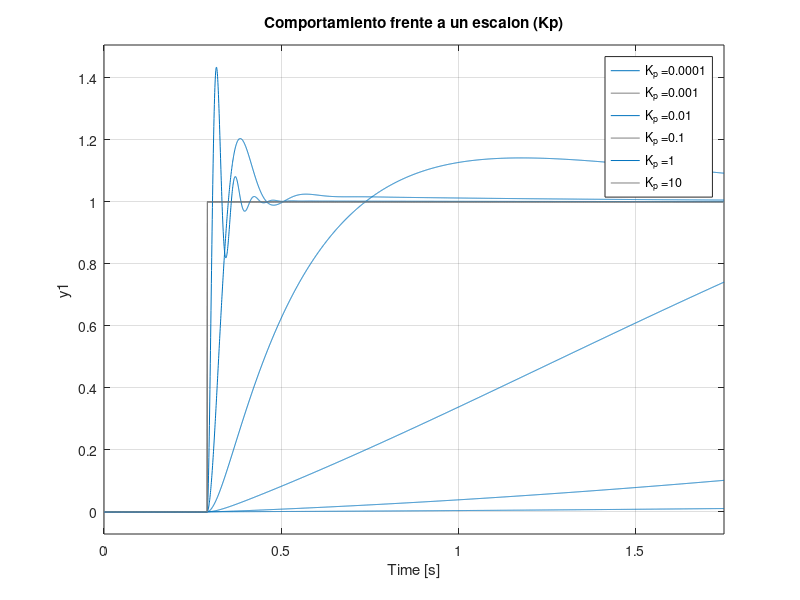
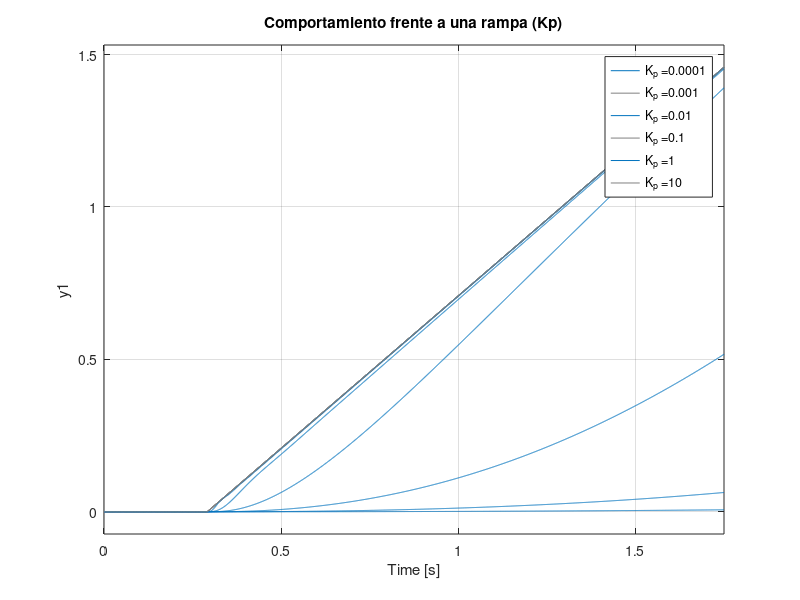
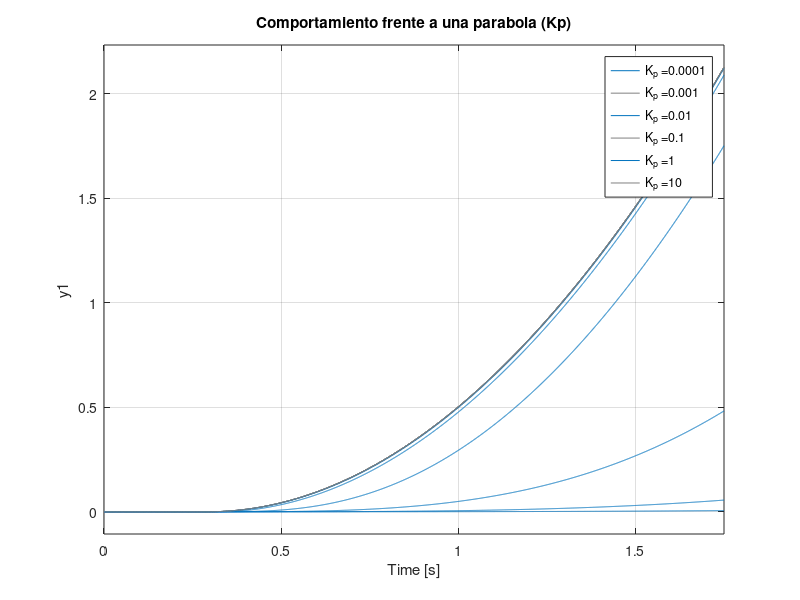
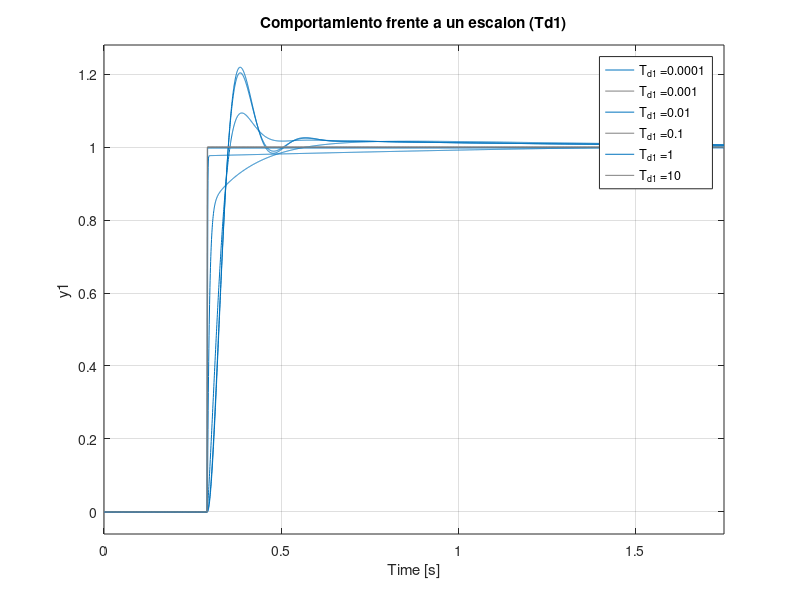

These figures' MATLAB source, in order: (Note: this script raises an error after producing the figures.)
clear all; clc; close all;

%% Initiation Parameters
K = 1500;
p = 35;

x = p.*(0:0.0005/p:0.05);

aux = -4:1:1;
auxTi = -1.5:0.5:1;
auxTd1 = -4:1:1;
auxTd2 = -4:1:1;

Kp = 10.^aux;
Ti = 10.^auxTi;
Td1 = 10.^auxTd1;
Td2 = 10.^auxTd2;

Kpfija = 1;
Td1fija = 0.001;
Td2fija = 0.001;
Tifija = 1;

%% Td1, Td2, Ti fijo
Td = Td1fija + Td2fija;

% Step
figure(1)
grid on;

Legend = cell(length(aux),1);

u = ones(1,length(x));
u(1:ceil(length(u)/6)) = 0;
t = x;

for i = 1:length(Kp)
    num = [K*Kp(i)*Td1fija K*Kp(i) K*Kp(i)/Tifija];
    den = [1 p+K*Kp(i)*Td K*Kp(i) K*Kp(i)/Tifija];
    sys = tf(num,den);
    lsim(sys, u, t)
    Legend{i} = strcat('K_{p} = ', num2str(Kp(i)));
    hold on;
end

title('Comportamiento frente a un escalon (Kp)')
legend(Legend);
hold off;
saveas(gcf,'img/01_PID-DEscalonKp.png')

% Ramp
figure(2)
grid on;

Legend = cell(length(aux),1);

t = x;
u = t-t(ceil(length(t)/6));
u(1:ceil(length(u)/6)) = 0;

for i = 1:length(Kp)
    num = [K*Kp(i)*Td1fija K*Kp(i) K*Kp(i)/Tifija];
    den = [1 p+K*Kp(i)*Td K*Kp(i) K*Kp(i)/Tifija];
    sys = tf(num,den);
    lsim(sys, u, t)
    Legend{i} = strcat('K_{p} = ', num2str(Kp(i)));
    hold on;
end

title('Comportamiento frente a una rampa (Kp)')
legend(Legend);
hold off;
saveas(gcf,'img/01_PID-DRampaKp.png')

% Parable
figure(3)
grid on;

Legend = cell(length(aux),1);

t = x;
u = (t-t(ceil(length(t)/6))).^2;
u(1:ceil(length(u)/6)) = 0;

for i = 1:length(Kp)
    num = [K*Kp(i)*Td1fija K*Kp(i) K*Kp(i)/Tifija];
    den = [1 p+K*Kp(i)*Td K*Kp(i) K*Kp(i)/Tifija];
    sys = tf(num,den);
    lsim(sys, u, t)
    Legend{i} = strcat('K_{p} = ', num2str(Kp(i)));
    hold on;
end

title('Comportamiento frente a una parabola (Kp)')
legend(Legend);
hold off;
saveas(gcf,'img/01_PID-DParabolaKp.png')

%% Ti, Td2, Kp fijo
Td = Td1 + Td2fija;

% Step
figure(4)
grid on;

Legend = cell(length(auxTd1),1);

u = ones(1,length(x));
u(1:ceil(length(u)/6)) = 0;
t = x;

%     num = [K*Kpfija*Td1fija K*Kpfija K*Kpfija/Tifija];
%     den = [1 p+K*Kpfija*Td K*Kpfija K*Kpfija/Tifija];

for i = 1:length(Td1)
    num = [K*Kpfija*Td1(i) K*Kpfija K*Kpfija/Tifija];
    den = [1 p+K*Kpfija*Td(i) K*Kpfija K*Kpfija/Tifija];
    sys = tf(num,den);
    lsim(sys, u, t)
    Legend{i} = strcat('T_{d1} = ', num2str(Td1(i)));
    hold on;
end

title('Comportamiento frente a un escalon (Td1)')
legend(Legend);
hold off;
saveas(gcf,'img/01_PID-DEscalonTd1.png')

% Ramp
figure(5)
grid on;

Legend = cell(length(auxTd1),1);

t = x;
u = t-t(ceil(length(t)/6));
u(1:ceil(length(u)/6)) = 0;

for i = 1:length(Td1)
    num = [K*Kpfija*Td1(i) K*Kpfija K*Kpfija/Tifija];
    den = [1 p+K*Kpfija*Td(i) K*Kpfija K*Kpfija/Tifija];
    sys = tf(num,den);
    lsim(sys, u, t)
    Legend{i} = strcat('T_{d1} = ', num2str(Td1(i)));
    hold on;
end

title('Comportamiento frente a una rampa (Td1)')
legend(Legend);
hold off;
saveas(gcf,'img/01_PID-DRampaTd1.png')

% Parable
figure(6)
grid on;

Legend = cell(length(auxTd1),1);

t = x;
u = (t-t(ceil(length(t)/6))).^2;
u(1:ceil(length(u)/6)) = 0;

for i = 1:length(Td1)
    num = [K*Kpfija*Td1(i) K*Kpfija K*Kpfija/Tifija];
    den = [1 p+K*Kpfija*Td(i) K*Kpfija K*Kpfija/Tifija];
    sys = tf(num,den);
    lsim(sys, u, t)
    Legend{i} = strcat('T_{d1} = ', num2str(Td1(i)));
    hold on;
end

title('Comportamiento frente a una parabola (Td1)')
legend(Legend);
hold off;
saveas(gcf,'img/01_PID-DParabolaTd1.png')

%% Ti, Td1, Kp fijo
Td = Td1fija + Td2;

% Step
figure(7)
grid on;

Legend = cell(length(auxTd2),1);

u = ones(1,length(x));
u(1:ceil(length(u)/6)) = 0;
t = x;

%     num = [K*Kpfija*Td1fija K*Kpfija K*Kpfija/Tifija];
%     den = [1 p+K*Kpfija*Td K*Kpfija K*Kpfija/Tifija];

for i = 1:length(Td2)
    num = [K*Kpfija*Td1fija K*Kpfija K*Kpfija/Tifija];
    den = [1 p+K*Kpfija*Td(i) K*Kpfija K*Kpfija/Tifija];
    sys = tf(num,den);
    lsim(sys, u, t)
    Legend{i} = strcat('T_{d2} = ', num2str(Td2(i)));
    hold on;
end

title('Comportamiento frente a un escalon (Td2)')
legend(Legend);
hold off;
saveas(gcf,'img/01_PID-DEscalonTd2.png')

% Ramp
figure(8)
grid on;

Legend = cell(length(auxTd2),1);

t = x;
u = t-t(ceil(length(t)/6));
u(1:ceil(length(u)/6)) = 0;

for i = 1:length(Td2)
    num = [K*Kpfija*Td1fija K*Kpfija K*Kpfija/Tifija];
    den = [1 p+K*Kpfija*Td(i) K*Kpfija K*Kpfija/Tifija];
    sys = tf(num,den);
    lsim(sys, u, t)
    Legend{i} = strcat('T_{d2} = ', num2str(Td2(i)));
    hold on;
end

title('Comportamiento frente a una rampa (Td2)')
legend(Legend);
hold off;
saveas(gcf,'img/01_PID-DRampaTd2.png')

% Parable
figure(9)
grid on;

Legend = cell(length(auxTd2),1);

t = x;
u = (t-t(ceil(length(t)/6))).^2;
u(1:ceil(length(u)/6)) = 0;

for i = 1:length(Td2)
    num = [K*Kpfija*Td1fija K*Kpfija K*Kpfija/Tifija];
    den = [1 p+K*Kpfija*Td(i) K*Kpfija K*Kpfija/Tifija];
    sys = tf(num,den);
    lsim(sys, u, t)
    Legend{i} = strcat('T_{d2} = ', num2str(Td2(i)));
    hold on;
end

title('Comportamiento frente a una parabola (Td2)')
legend(Legend);
hold off;
saveas(gcf,'img/01_PID-DParabolaTd2.png')


%% Kp, Td1, Td2 fijo
Td = Td1fija + Td2fija;

% Step
figure(10)
grid on;

Legend = cell(length(auxTi),1);

u = ones(1,length(x));
u(1:ceil(length(u)/6)) = 0;
t = x;

for i = 1:length(Ti)
    num = [K*Kpfija*Td1fija K*Kpfija K*Kpfija/Ti(i)];
    den = [1 p+K*Kpfija*Td K*Kpfija K*Kpfija/Ti(i)];
    sys = tf(num,den);
    lsim(sys, u, t)
    Legend{i} = strcat('T_{i} = ', num2str(Ti(i)));
    hold on;
end

title('Comportamiento frente a un escalon (Ti)')
legend(Legend);
hold off;
saveas(gcf,'img/01_PID-DEscalonTi.png')

% Ramp
figure(11)
grid on;

Legend = cell(length(auxTi),1);

t = x;
u = t-t(ceil(length(t)/6));
u(1:ceil(length(u)/6)) = 0;

for i = 1:length(Ti)
    num = [K*Kpfija*Td1fija K*Kpfija K*Kpfija/Ti(i)];
    den = [1 p+K*Kpfija*Td K*Kpfija K*Kpfija/Ti(i)];
    sys = tf(num,den);
    lsim(sys, u, t)
    Legend{i} = strcat('T_{i} = ', num2str(Ti(i)));
    hold on;
end

title('Comportamiento frente a una rampa (Ti)')
legend(Legend);
hold off;
saveas(gcf,'img/01_PID-DRampaTi.png')

% Parable
figure(12)
grid on;

Legend = cell(length(auxTi),1);

t = x;
u = (t-t(ceil(length(t)/6))).^2;
u(1:ceil(length(u)/6)) = 0;

for i = 1:length(Ti)
    num = [K*Kpfija*Td1fija K*Kpfija K*Kpfija/Ti(i)];
    den = [1 p+K*Kpfija*Td K*Kpfija K*Kpfija/Ti(i)];
    sys = tf(num,den);
    lsim(sys, u, t)
    Legend{i} = strcat('T_{i} = ', num2str(Ti(i)));
    hold on;
end

title('Comportamiento frente a una parabola (Ti)')
legend(Legend);
hold off;
saveas(gcf,'img/01_PID-DParabolaTi.png')

%% Derivada en 0

figure(10)

Kpfija = 0.15;
Td1fija = -0.05;
Td2fija = 0.001;
Tifija = 1;
Td = Td1fija + Td2fija;

u = ones(1,length(x));
u(1:ceil(length(u)/6)) = 0;
t = x;

num = [K*Kpfija*Td1fija K*Kpfija K*Kpfija/Tifija];
den = [1 p+K*Kpfija*Td K*Kpfija K*Kpfija/Tifija];
sys = tf(num,den);
lsim(sys, u, t)

title('Comportamiento frente a un escalón para Td1 = -0.05, Td2 = 0.001, Ti = 1 y Kp = 0.15');

saveas(gcf,'img/01_PID_DDerivada.png')

figure(11)

num = K.*[Td1fija 1 1/Tifija];
den = [1 (p+K*Td2fija) 0 0];
rlocus(num,den)

saveas(gcf,'img/01_PID_DRlocusDerivada.png')